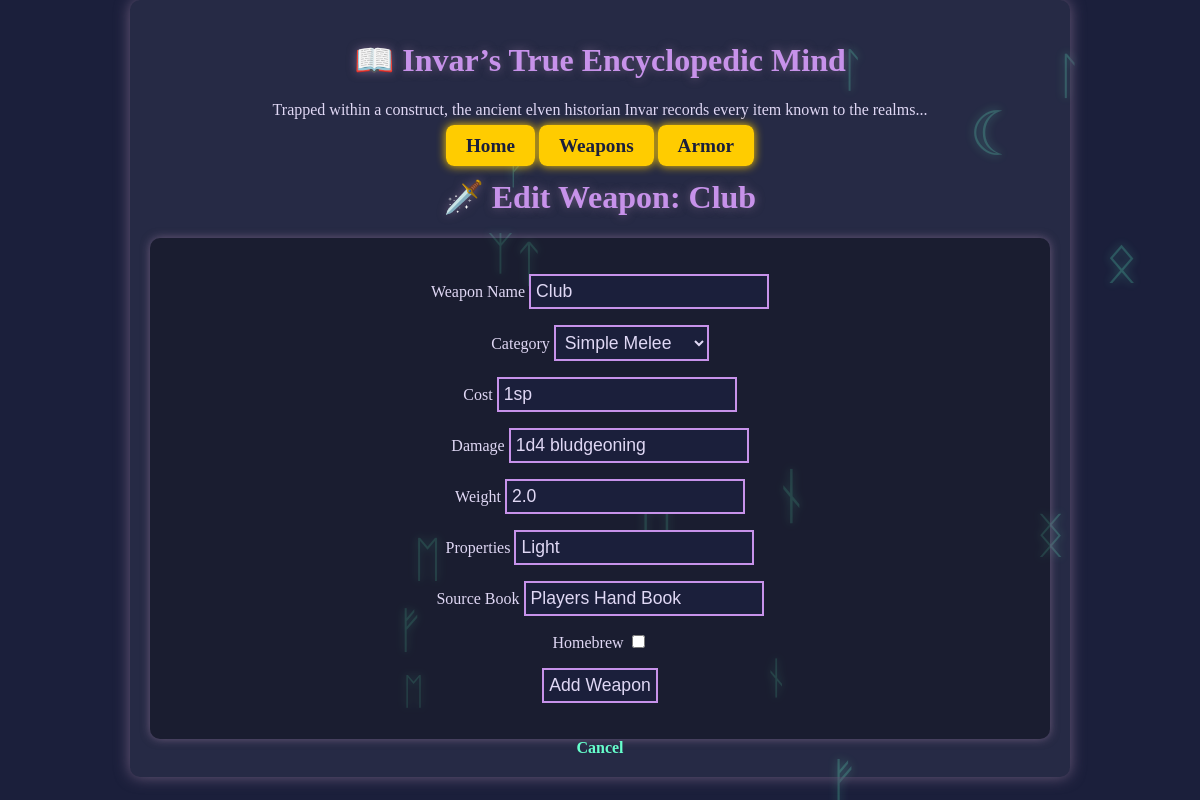
The page /weapons/edit/1 on the database its author committed.
### models.py (models this page shows)
class Weapon(db.Model):
    id = db.Column(db.Integer, primary_key=True)
    name = db.Column(db.String(100), nullable=False)
    category = db.Column(db.String(50), nullable=False)
    cost = db.Column(db.String(50))
    damage = db.Column(db.String(50))
    weight = db.Column(db.Float)
    properties = db.Column(db.String(200))
    source = db.Column(db.String(100))
    homebrew = db.Column(db.Boolean, default=False)

### app.py (the view, shortened to what this page needs)
@app.route('/weapons/edit/<int:weapon_id>', methods=['GET', 'POST'])
def edit_weapon(weapon_id):
    weapon = Weapon.query.get_or_404(weapon_id)
    form = AddWeaponForm(obj=weapon)  # Pre-fill form with existing data
    return render_template('edit_weapon.html', form=form, weapon=weapon)

### forms.py
class AddWeaponForm(FlaskForm):
    name = StringField('Weapon Name', validators=[DataRequired()])
    category = SelectField('Category', choices=[
        ('Simple Melee', 'Simple Melee'),
        ('Simple Ranged', 'Simple Ranged'),
        ('Martial Melee', 'Martial Melee'),
        ('Martial Ranged', 'Martial Ranged')
    ], validators=[DataRequired()])
    cost = StringField('Cost')
    damage = StringField('Damage')
    weight = StringField('Weight')
    properties = StringField('Properties')
    source = StringField('Source Book')
    homebrew = BooleanField('Homebrew')
    submit = SubmitField('Add Weapon')

### templates/edit_weapon.html (shortened to what this page needs)
{% extends "base.html" %}
{% block content %}
</head>
<body>
    <h1>🗡️ Edit Weapon: {{ weapon.name }}</h1>
    <form method="POST">
        <p>{{ form.name.label }} {{ form.name() }}</p>
        <p>{{ form.category.label }} {{ form.category() }}</p>
        <p>{{ form.cost.label }} {{ form.cost() }}</p>
        <p>{{ form.damage.label }} {{ form.damage() }}</p>
        <p>{{ form.weight.label }} {{ form.weight() }}</p>
        <p>{{ form.properties.label }} {{ form.properties() }}</p>
        <p>{{ form.source.label }} {{ form.source() }}</p>
        <p>{{ form.homebrew.label }} {{ form.homebrew() }}</p>
        <p>{{ form.submit() }}</p>
    </form>
    <a href="{{ url_for('list_weapons') }}">Cancel</a>
</body>
</html>
{% endblock %}

### static/styles.css (style rules this page uses)
body { font-family: 'Garamond', serif; background-color: #1b1f3b; color: #e0d8f5; margin: 0; padding: 0; text-align: center; }
h1, h2 { color: #c792ea; text-shadow: 0px 0px 10px #6c5b7b; }
a { color: #66ffcc; text-decoration: none; font-weight: bold; }
form { background: rgba(0, 0, 0, 0.3); padding: 20px; border-radius: 10px; box-shadow: 0px 0px 10px #6c5b7b; }
input, select { background: #1b1f3b; color: #e0d8f5; border: 2px solid #c792ea; padding: 5px; font-size: 1.1em; }

### rows shown on the page
Weapon: name "Club", category "Simple Melee", cost "1sp", damage "1d4 bludgeoning", weight "2.0", properties "Light", source "Players Hand Book"
